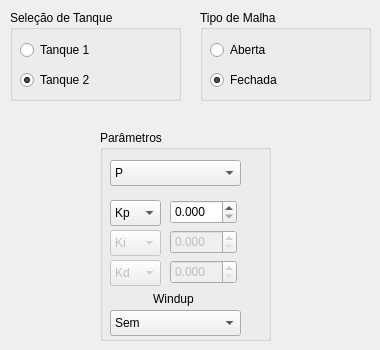
    <widget class="QWidget" name="tab_pid">
     <attribute name="title">
      <string>Configurações Avançadas</string>
     </attribute>
     <widget class="QGroupBox" name="groupBox_select_tanque">
      <property name="geometry">
       <rect>
        <x>10</x>
        <y>10</y>
        <width>171</width>
        <height>91</height>
       </rect>
      </property>
      <property name="title">
       <string>Seleção de Tanque</string>
      </property>
      <widget class="QRadioButton" name="radioButton_tanque2">
       <property name="geometry">
        <rect>
         <x>10</x>
         <y>60</y>
         <width>121</width>
         <height>20</height>
        </rect>
       </property>
       <property name="text">
        <string>Tanque 2</string>
       </property>
       <property name="checked">
        <bool>true</bool>
       </property>
      </widget>
      <widget class="QRadioButton" name="radioButton_tanque1">
       <property name="geometry">
        <rect>
         <x>10</x>
         <y>30</y>
         <width>121</width>
         <height>20</height>
        </rect>
       </property>
       <property name="text">
        <string>Tanque 1</string>
       </property>
       <property name="checked">
        <bool>false</bool>
       </property>
      </widget>
     </widget>
     <widget class="QGroupBox" name="groupBox_10">
      <property name="enabled">
       <bool>true</bool>
      </property>
      <property name="geometry">
       <rect>
        <x>100</x>
        <y>130</y>
        <width>171</width>
        <height>211</height>
       </rect>
      </property>
      <property name="title">
       <string>Parâmetros</string>
      </property>
      <widget class="QComboBox" name="comboBox_tipoControle">
       <property name="geometry">
        <rect>
         <x>10</x>
         <y>30</y>
         <width>131</width>
         <height>26</height>
        </rect>
       </property>
       <property name="currentText">
        <string>P</string>
       </property>
       <item>
        <property name="text">
         <string>P</string>
        </property>
       </item>
       <item>
        <property name="text">
         <string>PI</string>
        </property>
       </item>
       <item>
        <property name="text">
         <string>PD</string>
        </property>
       </item>
       <item>
        <property name="text">
         <string>PID</string>
        </property>
       </item>
       <item>
        <property name="text">
         <string>PI-D</string>
        </property>
       </item>
       <item>
        <property name="text">
         <string>Sem</string>
        </property>
       </item>
      </widget>
      <widget class="QComboBox" name="comboBox_4">
       <property name="enabled">
        <bool>false</bool>
       </property>
       <property name="geometry">
        <rect>
         <x>10</x>
         <y>130</y>
         <width>51</width>
         <height>26</height>
        </rect>
       </property>
       <item>
        <property name="text">
         <string>Kd</string>
        </property>
       </item>
       <item>
        <property name="text">
         <string>τd</string>
        </property>
       </item>
      </widget>
      <widget class="QDoubleSpinBox" name="doubleSpinBox_6">
       <property name="geometry">
        <rect>
         <x>70</x>
         <y>70</y>
         <width>67</width>
         <height>24</height>
        </rect>
       </property>
       <property name="decimals">
        <number>3</number>
       </property>
      </widget>
      <widget class="QComboBox" name="comboBox_3">
       <property name="enabled">
        <bool>false</bool>
       </property>
       <property name="geometry">
        <rect>
         <x>10</x>
         <y>100</y>
         <width>51</width>
         <height>26</height>
        </rect>
       </property>
       <item>
        <property name="text">
         <string>Ki</string>
        </property>
       </item>
       <item>
        <property name="text">
         <string>τi</string>
        </property>
       </item>
      </widget>
      <widget class="QComboBox" name="comboBox_5">
       <property name="geometry">
        <rect>
         <x>10</x>
         <y>70</y>
         <width>51</width>
         <height>26</height>
        </rect>
       </property>
       <item>
        <property name="text">
         <string>Kp</string>
        </property>
       </item>
      </widget>
      <widget class="QDoubleSpinBox" name="doubleSpinBox_7">
       <property name="enabled">
        <bool>false</bool>
       </property>
       <property name="geometry">
        <rect>
         <x>70</x>
         <y>100</y>
         <width>67</width>
         <height>24</height>
        </rect>
       </property>
       <property name="decimals">
        <number>3</number>
       </property>
      </widget>
      <widget class="QDoubleSpinBox" name="doubleSpinBox_8">
       <property name="enabled">
        <bool>false</bool>
       </property>
       <property name="geometry">
        <rect>
         <x>70</x>
         <y>130</y>
         <width>67</width>
         <height>24</height>
        </rect>
       </property>
       <property name="decimals">
        <number>3</number>
       </property>
      </widget>
      <widget class="QLabel" name="label">
       <property name="geometry">
        <rect>
         <x>40</x>
         <y>160</y>
         <width>67</width>
         <height>17</height>
        </rect>
       </property>
       <property name="text">
        <string>Windup</string>
       </property>
       <property name="alignment">
        <set>Qt::AlignCenter</set>
       </property>
      </widget>
      <widget class="QComboBox" name="comboBox_windup">
       <property name="geometry">
        <rect>
         <x>10</x>
         <y>180</y>
         <width>131</width>
         <height>26</height>
        </rect>
       </property>
       <item>
        <property name="text">
         <string>Sem</string>
        </property>
       </item>
       <item>
        <property name="text">
         <string>Anti-Windup</string>
        </property>
       </item>
       <item>
        <property name="text">
         <string>Integral Cond.</string>
        </property>
       </item>
      </widget>
     </widget>
     <widget class="QGroupBox" name="groupBox_4">
      <property name="geometry">
       <rect>
        <x>200</x>
        <y>10</y>
        <width>171</width>
        <height>91</height>
       </rect>
      </property>
      <property name="title">
       <string>Tipo de Malha</string>
      </property>
      <widget class="QRadioButton" name="radioButton_10">
       <property name="geometry">
        <rect>
         <x>10</x>
         <y>60</y>
         <width>121</width>
         <height>20</height>
        </rect>
       </property>
       <property name="text">
        <string>Fechada</string>
       </property>
       <property name="checked">
        <bool>true</bool>
       </property>
      </widget>
      <widget class="QRadioButton" name="radioButton_9">
       <property name="geometry">
        <rect>
         <x>10</x>
         <y>30</y>
         <width>121</width>
         <height>20</height>
        </rect>
       </property>
       <property name="text">
        <string>Aberta</string>
       </property>
       <property name="checked">
        <bool>false</bool>
       </property>
      </widget>
     </widget>
    </widget>
